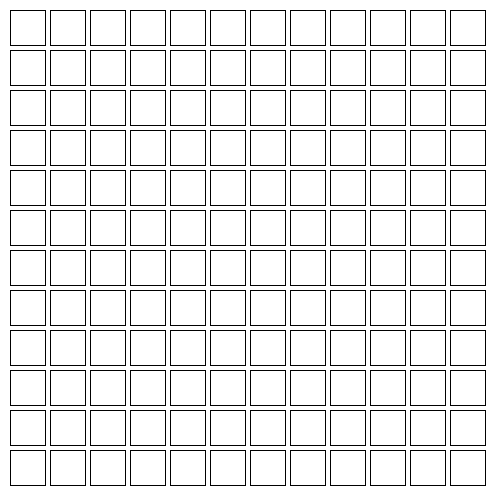
Frame 1 (no input)
Frame 2 (the mouse pressed at the canvas centre, redrawn once): identical to frame 1, image omitted

The Processing sketch that drew this single still picture (run headless with seeded random() and noise(); the mouse was pressed at the canvas centre and the sketch redrawn once):

// Processing sketch: processing_52148
// ── processing_52148.pde

//--------------------------------------
// computer art 2012
// by antonio at 0280.org/processing
//---------------------------------------
// Rendering and Printing
//---------------------------------------

void setup() {
  size(500,500);
  background(255);
  stroke(0); 
  strokeWeight(1);
  smooth();
  noLoop();
}
// global settings
int squareSize = 35;
int squareDistance = 40;

void draw() { 
  // ciclo for 
  for (int y = 10; y< height-20; y+=squareDistance) {
      for (int x = 10; x< width-20; x+=squareDistance) {
            rect(x,y,squareSize,squareSize);
      }
 }
}
